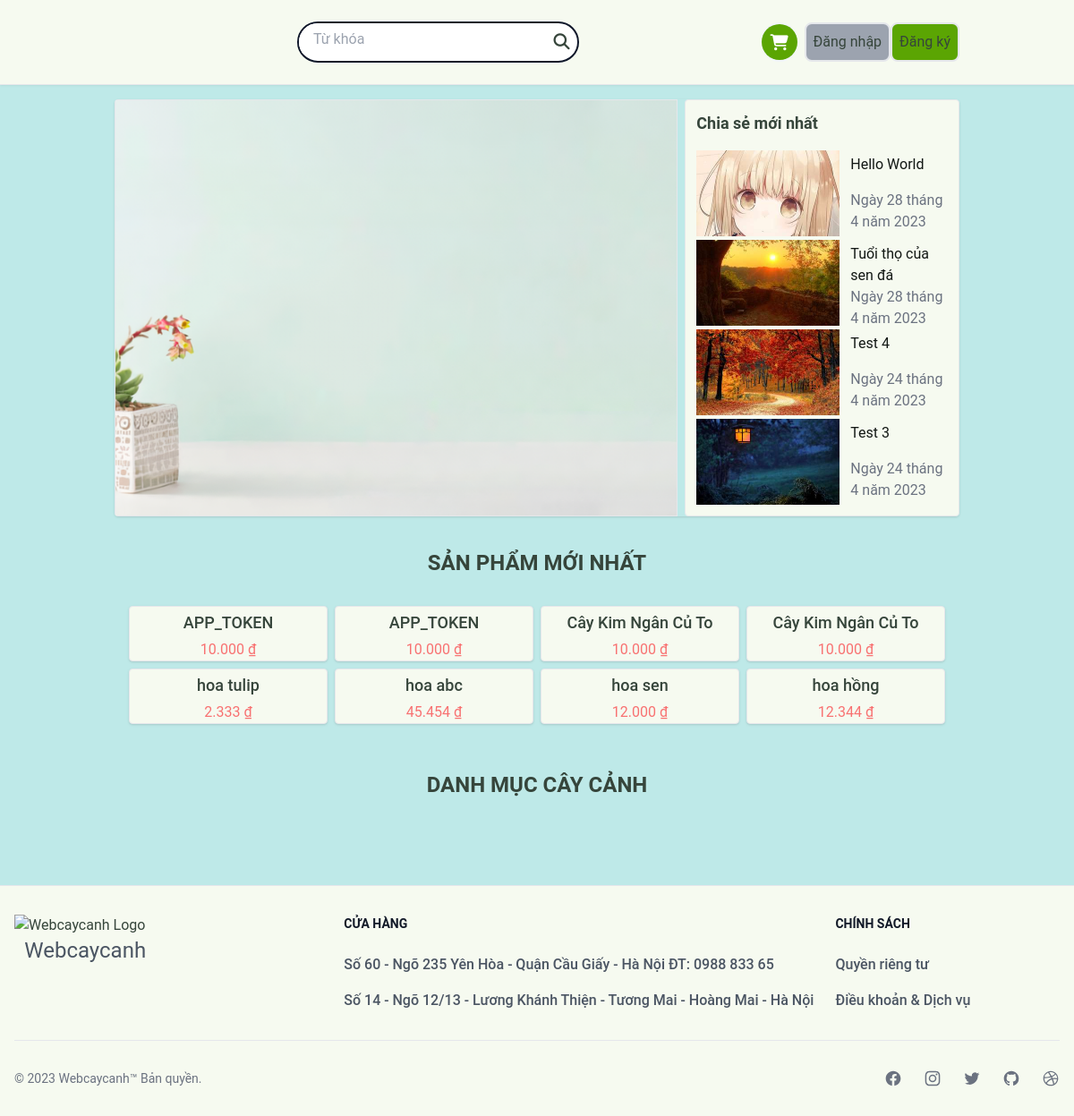
The app's page /, older data.
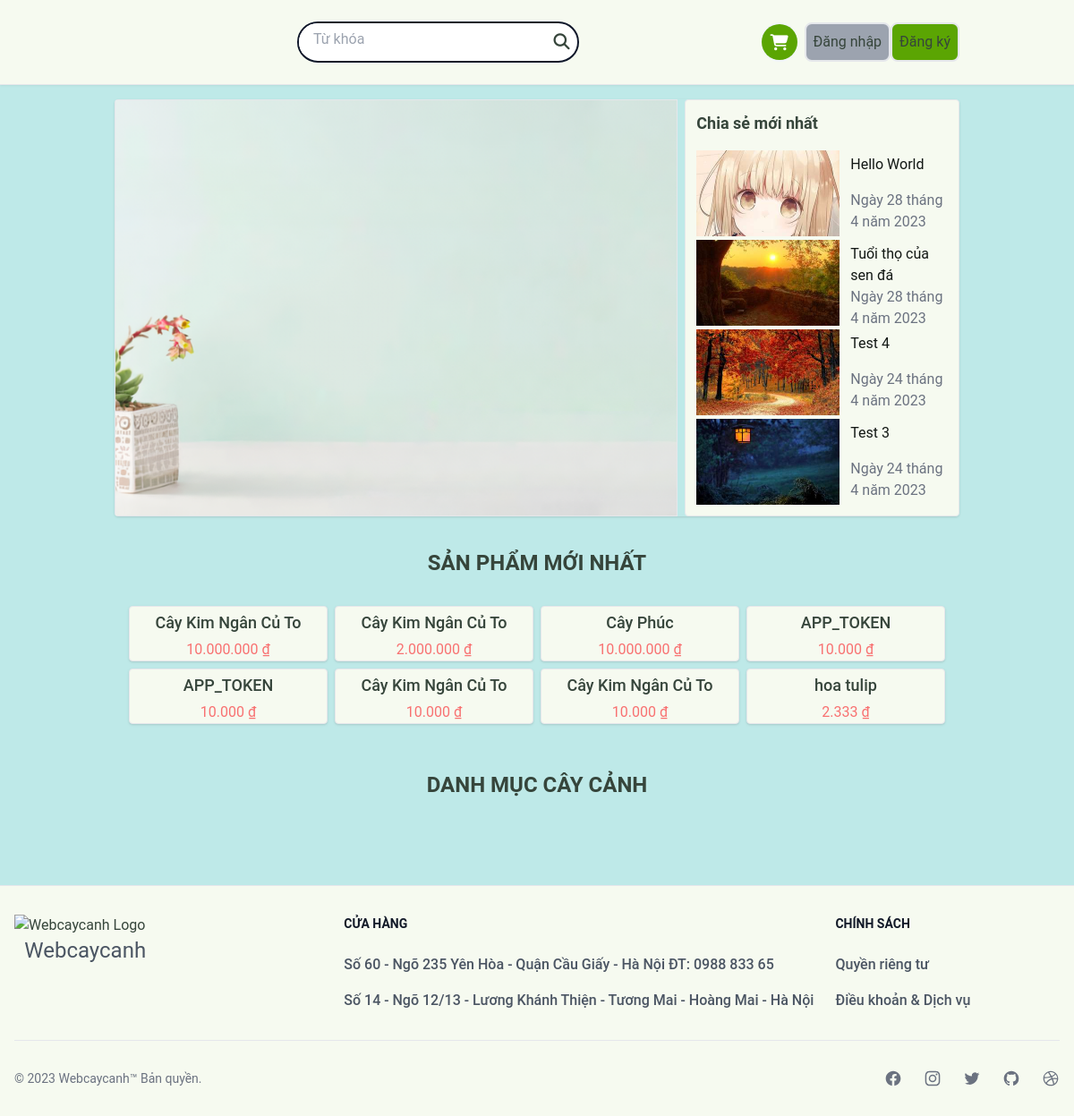
The same page, newer data.
### blog/models.py (models this page shows, shortened)
class Post(models.Model):
    def get_path(instance, filename):
        extension = filename.split(".")[-1]
        uuid_name = uuid.uuid1().hex
        return MEDIA_PATH / f"{uuid_name}.{extension}"
    title = models.CharField(max_length=200)
    cover_image = ProcessedImageField(
        upload_to=get_path,
        default="posts/default.jpg",
        processors=[ResizeToFill(320, 240)],
        format="JPEG",
        options={"quality": 60},
    )
    summary = models.CharField(max_length=200, default="")
    content = MarkdownxField()
    created_at = models.DateTimeField(auto_now_add=True)
    updated_at = models.DateTimeField(auto_now=True)

### core/models.py (models this page shows, shortened)
class BaseModel(models.Model):
    created_at = models.DateTimeField(auto_now_add=True)
    updated_at = models.DateTimeField(auto_now=True)
    class Meta:
        abstract = True

class Product(BaseModel):
    def get_path(instance, filename):
        extension = filename.split(".")[-1]
        uuid_name = uuid.uuid1().hex
        return MEDIA_PATH / f"{uuid_name}.{extension}"
    name = models.CharField(max_length=255)
    price = models.DecimalField(max_digits=10, decimal_places=0)
    summary = models.TextField(default="")
    description = models.TextField(default="")
    quantity = models.PositiveIntegerField(default=0)
    category = models.ForeignKey(
        Category, on_delete=models.CASCADE, default=True, null=False
    )
    thumbnail = ProcessedImageField(
        upload_to=get_path,
        default="product_images/default.png",
        processors=[ResizeToFill(400, 400)],
        format="PNG",
        options={"quality": 60},
    )

### core/views.py (the view)
# urls.py: path("", HomePageView.as_view(), name="home"),
class HomePageView(TemplateView):
    template_name = "home.html"
    def get_context_data(self, **kwargs):
        context = super().get_context_data()
        context["products"] = Product.objects.order_by("-created_at")[:8]
        context["posts"] = Post.objects.order_by("-updated_at")[:4]
        return context

### core/templatetags/concurency.py (called while the page is built)
@register.filter
def vnd_format(value):
    return humanize.intcomma(value, False).replace(",", ".") + " ₫"

### templates/home.html (shortened to what this page needs)
{% extends "layout/base.html" %}
{% load humanize %}
{% load static %}
{% load concurency %}
{% block searchbar %}
{% include 'components/searchbar.html' %}
{% endblock %}
{% block content %}
<div class="m-auto flex flex-col pt-4">
    <div id="slider" class="flex shadow gap-2 justify-between rounded overflow-hidden">
        <div id="carosel" class="border w-2/3">
            <img class="object-cover w-full h-full" src="{% static 'tree/banner.png' %}" alt="">
        </div>
        <div id="lastest-posts" class="p-3 border rounded flex-1 text-[#121714] bg-[#F6FAF0]">
            <h2 class="text-lg mb-4 text-[#36453B] font-semibold">Chia sẻ mới nhất</h2>
            <section class="flex flex-col h-full gap-1">
                {% for post in posts %}
                <div class="flex justify-evenly min-w-[10rem] h-24 gap-2">
                    <img class="object-cover w-40" src="{{ post.cover_image.url }}" alt="">
                    <div class="flex justify-between grow flex-col p-1">
                        <h2 class="text-left">
                            {{ post.title|truncatewords:6 }}
                        </h2>
                        <p class="text-gray-500">{{ post.updated_at|date }}</p>
                    </div>
                </div>
                {% endfor %}
            </section>
        </div>
    </div>
    <div id="new-products">
        <div class="flex flex-col gap-1 my-8 items-center">
            <h2 class="text-2xl font-bold text-[#36453B]">{{ "Sản phẩm mới nhất"|upper }}</h2>
        </div>
        <div class="grid grid-cols-4 px-4 gap-2">
            {% for product in products %}
            <div class="rounded shadow overflow-hidden bg-[#F6FAF0] border flex flex-col items-center gap-1">
                <h2 class="font-medium text-lg">{{ product.name }}</h2>
                <p class="text-red-400">{{ product.price|vnd_format }}</p>
            </div>
            {% endfor %}
        </div>
    </div>
    <div id="category-products" class="my-4 mb-16">
        <div class="flex flex-col gap-1 my-8 items-center">
            <h2 class="text-2xl font-bold text-[#36453B]">{{ "Danh mục cây cảnh"|upper }}</h2>
        </div>
    </div>
</div>
{% endblock content %}

Row changes from the older to the newer data that the page shows:
no longer on this page (row unchanged): Product: name "hoa abc", price|vnd_format "45.454 ₫"
no longer on this page (row unchanged): Product: name "hoa sen", price|vnd_format "12.000 ₫"
no longer on this page (row unchanged): Product: name "hoa hồng", price|vnd_format "12.344 ₫"
added Product: name "Cây Kim Ngân Củ To", price|vnd_format "10.000.000 ₫"
added Product: name "Cây Kim Ngân Củ To", price|vnd_format "2.000.000 ₫"
added Product: name "Cây Phúc", price|vnd_format "10.000.000 ₫"
